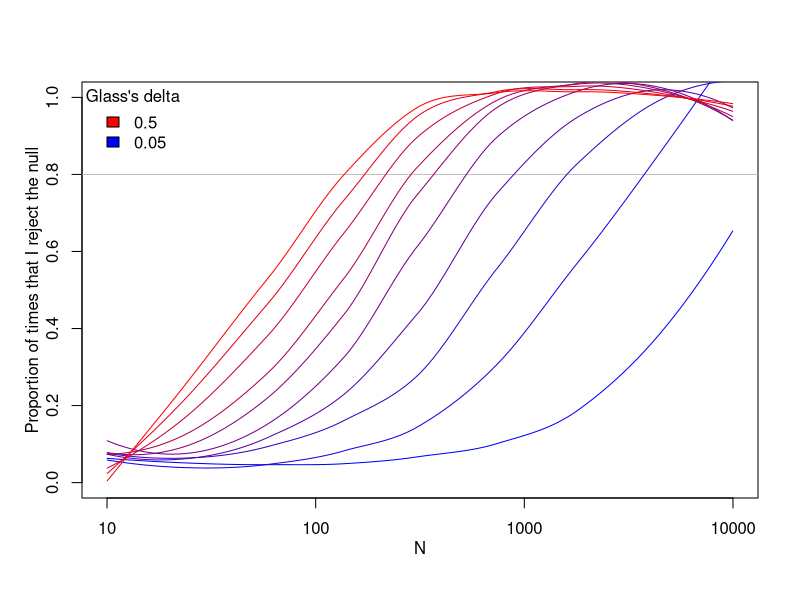

This chart was generated by the following R code:
f<-function(N,delta) {
    N<-round(N/2)
    gr<-c(rep(0,N),rep(1,N))
    x<-rnorm(length(gr),mean=gr*delta)
    df<-data.frame(gr=gr,x=x)
    m<-lm(x~gr,df)
    p<-summary(m)$coef[2,4]
    c(delta,p)
}

N<-sort(runif(5000,min=1,max=4))
L<-list()
library(parallel)
for (delta in seq(.05,.5,by=.05)) { ##delta is Glass's delta: https://en.wikipedia.org/wiki/Effect_size#Glass'_%CE%94
    x<-mclapply(round(10^N),f,delta,mc.cores=10)
    L[[as.character(delta)]]<-do.call("rbind",x)
}


par(mgp=c(2,1,0))
plot(NULL,xlim=c(1,4),ylim=0:1,xlab="N",ylab="Proportion of times that I reject the null",xaxt='n')
axis(side=1,at=1:4,labels=10^(1:4))
abline(h=.8,col='gray')
cols<-colorRampPalette(c("blue", "red"))( length(L))
tab<-list()
for (i in 1:length(L)) {
    x<-L[[i]]
    m0<-loess(x[,2]<.05 ~ N)
    lines(N,m0$fitted,lty=1,col=cols[i])
    ii<-which.min(abs(m0$fitted-.8))
    iii<-which.min(abs(m0$fitted-.9))
    tab[[i]]<-c(names(L)[i],round(10^N[ii]),m0$fitted[ii],round(10^N[iii]),m0$fitted[iii])
}
ii<-rev(c(1,length(L)))
legend("topleft",bty='n',legend=names(L)[ii],fill=cols[ii],title="Glass's delta")

z<-do.call("rbind",tab)


